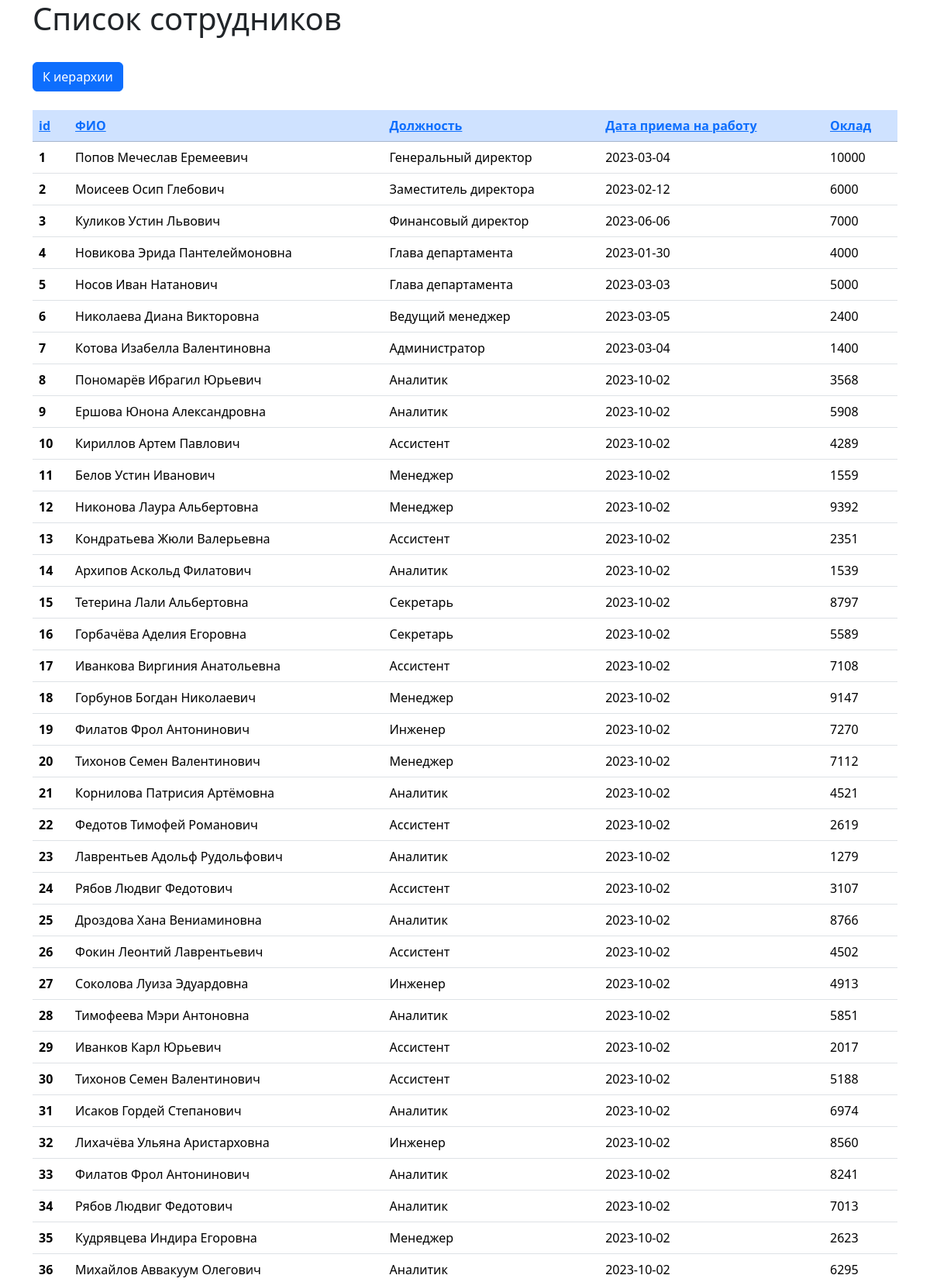
The app's page /employees/v1/list/id (upper part) with its own data.
### model.py (models this page shows)
class Employee(db.Model):
    id = db.Column(db.Integer, autoincrement=True, primary_key=True, nullable=False)
    fullname = db.Column(db.String)
    position = db.Column(db.String)
    day = db.Column(db.Date)
    salary = db.Column(db.Integer)
    boss_id = db.Column(db.Integer, db.ForeignKey('employee.id', ondelete='SET NULL'))
    level = db.Column(db.Integer)
    subordinates = db.relationship('Employee', remote_side=[id], backref='employee')

### main.py (the view)
@app.route(API_ROOT+'list/<argument>', methods=["GET"])
def sort_by(argument):
    if argument == 'id':
        employees = Employee.query.order_by(Employee.id).all()
    elif argument == 'fullname':
        employees = Employee.query.order_by(Employee.fullname).all()
    elif argument == 'position':
        employees = Employee.query.order_by(Employee.position).all()
    elif argument == 'day':
        employees = Employee.query.order_by(Employee.day).all()
    elif argument == 'salary':
        employees = Employee.query.order_by(Employee.salary).all()
    return render_template('main_page_2.html', employees=employees)

### templates/main_page_2.html (shortened to what this page needs)
<!DOCTYPE html>
<html lang="en">
<head>
    <link href="https://cdn.jsdelivr.net/npm/bootstrap@5.3.2/dist/css/bootstrap.min.css" rel="stylesheet">
</head>
<body>
<div class="container">
<header>
<h1>Список сотрудников</h1>
  </header>
<br>
<a class="btn btn-primary" href= "{{ url_for('show') }}" role="button"> К иерархии </a>
<br><br>
<table class="table" >
  <thead>
    <tr class="table-primary">
      <th scope="col"> <a href=" {{ url_for('sort_by', argument = 'id') }} "> id  </a></th>
      <th scope="col"> <a href=" {{ url_for('sort_by', argument = 'fullname') }} "> ФИО  </a></th>
      <th scope="col"> <a href=" {{ url_for('sort_by', argument = 'position') }} "> Должность  </a></th>
      <th scope="col"> <a href=" {{ url_for('sort_by', argument = 'day') }} "> Дата приема на работу </a></th>
      <th scope="col"> <a href=" {{ url_for('sort_by', argument = 'salary') }} "> Оклад </a></th>
    </tr>
  </thead>
  <tbody>
  {%- for em in employees %}
    <tr>
      <th scope="row"> {{ em.id }} </th>
      <td> {{ em.fullname }} </td>
      <td> {{ em.position }} </td>
      <td> {{ em.day }} </td>
      <td> {{ em.salary }} </td>
    </tr>
   {%- endfor %}
  </tbody>
</table>
</div>
</body>
</html>

### records on screen
Employee: id "1", fullname "Попов Мечеслав Еремеевич", position "Генеральный директор", day "2023-03-04", salary "10000"
Employee: id "2", fullname "Моисеев Осип Глебович", position "Заместитель директора", day "2023-02-12", salary "6000"
Employee: id "3", fullname "Куликов Устин Львович", position "Финансовый директор", day "2023-06-06", salary "7000"
Employee: id "4", fullname "Новикова Эрида Пантелеймоновна", position "Глава департамента", day "2023-01-30", salary "4000"
Employee: id "5", fullname "Носов Иван Натанович", position "Глава департамента", day "2023-03-03", salary "5000"
Employee: id "6", fullname "Николаева Диана Викторовна", position "Ведущий менеджер", day "2023-03-05", salary "2400"
Employee: id "7", fullname "Котова Изабелла Валентиновна", position "Администратор", day "2023-03-04", salary "1400"
Employee: id "8", fullname "Пономарёв Ибрагил Юрьевич", position "Аналитик", day "2023-10-02", salary "3568"
Employee: id "9", fullname "Ершова Юнона Александровна", position "Аналитик", day "2023-10-02", salary "5908"
Employee: id "10", fullname "Кириллов Артем Павлович", position "Ассистент", day "2023-10-02", salary "4289"
Employee: id "11", fullname "Белов Устин Иванович", position "Менеджер", day "2023-10-02", salary "1559"
Employee: id "12", fullname "Никонова Лаура Альбертовна", position "Менеджер", day "2023-10-02", salary "9392"
Employee: id "13", fullname "Кондратьева Жюли Валерьевна", position "Ассистент", day "2023-10-02", salary "2351"
Employee: id "14", fullname "Архипов Аскольд Филатович", position "Аналитик", day "2023-10-02", salary "1539"
Employee: id "15", fullname "Тетерина Лали Альбертовна", position "Секретарь", day "2023-10-02", salary "8797"
Employee: id "16", fullname "Горбачёва Аделия Егоровна", position "Секретарь", day "2023-10-02", salary "5589"
Employee: id "17", fullname "Иванкова Виргиния Анатольевна", position "Ассистент", day "2023-10-02", salary "7108"
Employee: id "18", fullname "Горбунов Богдан Николаевич", position "Менеджер", day "2023-10-02", salary "9147"
Employee: id "19", fullname "Филатов Фрол Антонинович", position "Инженер", day "2023-10-02", salary "7270"
Employee: id "20", fullname "Тихонов Семен Валентинович", position "Менеджер", day "2023-10-02", salary "7112"
Employee: id "21", fullname "Корнилова Патрисия Артёмовна", position "Аналитик", day "2023-10-02", salary "4521"
Employee: id "22", fullname "Федотов Тимофей Романович", position "Ассистент", day "2023-10-02", salary "2619"
Employee: id "23", fullname "Лаврентьев Адольф Рудольфович", position "Аналитик", day "2023-10-02", salary "1279"
Employee: id "24", fullname "Рябов Людвиг Федотович", position "Ассистент", day "2023-10-02", salary "3107"
Employee: id "25", fullname "Дроздова Хана Вениаминовна", position "Аналитик", day "2023-10-02", salary "8766"
Employee: id "26", fullname "Фокин Леонтий Лаврентьевич", position "Ассистент", day "2023-10-02", salary "4502"
Employee: id "27", fullname "Соколова Луиза Эдуардовна", position "Инженер", day "2023-10-02", salary "4913"
Employee: id "28", fullname "Тимофеева Мэри Антоновна", position "Аналитик", day "2023-10-02", salary "5851"
Employee: id "29", fullname "Иванков Карл Юрьевич", position "Ассистент", day "2023-10-02", salary "2017"
Employee: id "30", fullname "Тихонов Семен Валентинович", position "Ассистент", day "2023-10-02", salary "5188"
Employee: id "31", fullname "Исаков Гордей Степанович", position "Аналитик", day "2023-10-02", salary "6974"
Employee: id "32", fullname "Лихачёва Ульяна Аристарховна", position "Инженер", day "2023-10-02", salary "8560"
Employee: id "33", fullname "Филатов Фрол Антонинович", position "Аналитик", day "2023-10-02", salary "8241"
Employee: id "34", fullname "Рябов Людвиг Федотович", position "Аналитик", day "2023-10-02", salary "7013"
Employee: id "35", fullname "Кудрявцева Индира Егоровна", position "Менеджер", day "2023-10-02", salary "2623"
Employee: id "36", fullname "Михайлов Аввакуум Олегович", position "Аналитик", day "2023-10-02", salary "6295"
